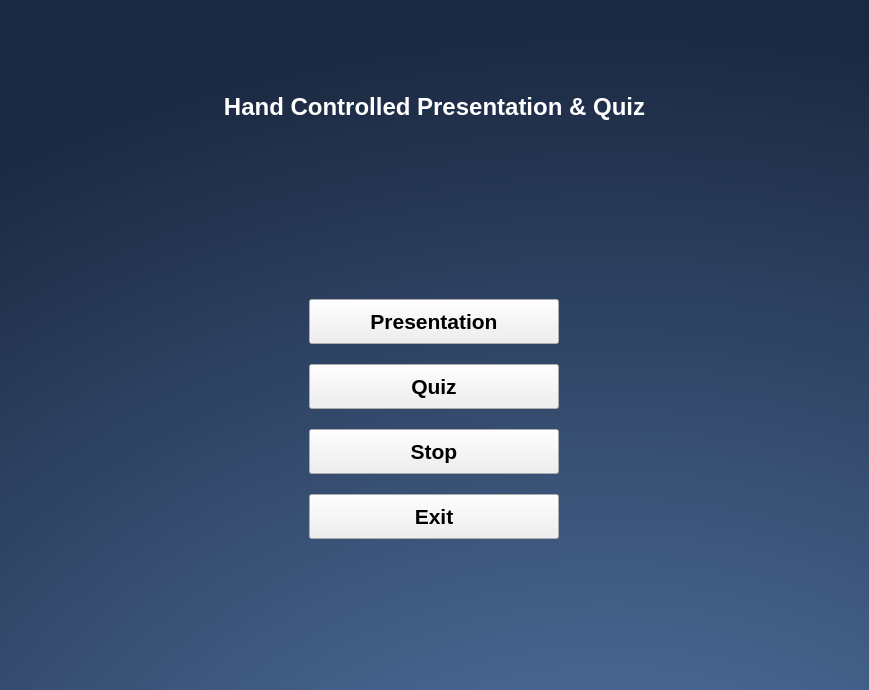
<?xml version="1.0" encoding="UTF-8"?>
<ui version="4.0">
 <class>Form</class>
 <widget class="QWidget" name="Form">
  <property name="geometry">
   <rect>
    <x>0</x>
    <y>0</y>
    <width>869</width>
    <height>690</height>
   </rect>
  </property>
  <property name="windowTitle">
   <string>Form</string>
  </property>
  <property name="styleSheet">
   <string notr="true">QWidget#Form {
background: QRadialGradient(cx: 0.7, cy: 1.4, fx: 0.7, fy: 1.4, radius: 1.35, stop: 0 #597fb0, stop: 1 #1c2942);
color: rgb(0, 0, 0);
}</string>
  </property>
  <layout class="QVBoxLayout" name="verticalLayout">
   <property name="leftMargin">
    <number>0</number>
   </property>
   <property name="topMargin">
    <number>0</number>
   </property>
   <property name="rightMargin">
    <number>0</number>
   </property>
   <property name="bottomMargin">
    <number>0</number>
   </property>
   <item>
    <layout class="QGridLayout" name="gridLayout">
     <item row="0" column="1">
      <spacer name="verticalSpacer_4">
       <property name="orientation">
        <enum>Qt::Vertical</enum>
       </property>
       <property name="sizeHint" stdset="0">
        <size>
         <width>20</width>
         <height>40</height>
        </size>
       </property>
      </spacer>
     </item>
     <item row="1" column="0" colspan="2">
      <widget class="QLabel" name="label_2">
       <property name="sizePolicy">
        <sizepolicy hsizetype="Preferred" vsizetype="Preferred">
         <horstretch>0</horstretch>
         <verstretch>0</verstretch>
        </sizepolicy>
       </property>
       <property name="font">
        <font>
         <family>Helvetica</family>
         <pointsize>18</pointsize>
         <weight>75</weight>
         <bold>true</bold>
        </font>
       </property>
       <property name="styleSheet">
        <string notr="true">color: #ffffff;</string>
       </property>
       <property name="text">
        <string>Hand Controlled Presentation &amp; Quiz</string>
       </property>
       <property name="alignment">
        <set>Qt::AlignCenter</set>
       </property>
      </widget>
     </item>
     <item row="2" column="0" colspan="2">
      <widget class="QLabel" name="label">
       <property name="text">
        <string/>
       </property>
      </widget>
     </item>
     <item row="0" column="0">
      <spacer name="verticalSpacer_3">
       <property name="orientation">
        <enum>Qt::Vertical</enum>
       </property>
       <property name="sizeHint" stdset="0">
        <size>
         <width>20</width>
         <height>40</height>
        </size>
       </property>
      </spacer>
     </item>
    </layout>
   </item>
   <item>
    <spacer name="verticalSpacer_2">
     <property name="orientation">
      <enum>Qt::Vertical</enum>
     </property>
     <property name="sizeHint" stdset="0">
      <size>
       <width>20</width>
       <height>40</height>
      </size>
     </property>
    </spacer>
   </item>
   <item>
    <layout class="QGridLayout" name="gridLayout_7">
     <property name="leftMargin">
      <number>100</number>
     </property>
     <property name="topMargin">
      <number>10</number>
     </property>
     <property name="rightMargin">
      <number>100</number>
     </property>
     <property name="bottomMargin">
      <number>10</number>
     </property>
     <property name="horizontalSpacing">
      <number>0</number>
     </property>
     <property name="verticalSpacing">
      <number>20</number>
     </property>
     <item row="2" column="0">
      <widget class="QPushButton" name="pushButton_3">
       <property name="minimumSize">
        <size>
         <width>0</width>
         <height>45</height>
        </size>
       </property>
       <property name="maximumSize">
        <size>
         <width>250</width>
         <height>60</height>
        </size>
       </property>
       <property name="font">
        <font>
         <family>Helvetica</family>
         <pointsize>16</pointsize>
         <weight>75</weight>
         <bold>true</bold>
        </font>
       </property>
       <property name="text">
        <string>Stop</string>
       </property>
      </widget>
     </item>
     <item row="0" column="0">
      <widget class="QPushButton" name="pushButton">
       <property name="minimumSize">
        <size>
         <width>0</width>
         <height>45</height>
        </size>
       </property>
       <property name="maximumSize">
        <size>
         <width>250</width>
         <height>60</height>
        </size>
       </property>
       <property name="font">
        <font>
         <family>Helvetica</family>
         <pointsize>16</pointsize>
         <weight>75</weight>
         <bold>true</bold>
         <underline>false</underline>
         <strikeout>false</strikeout>
         <stylestrategy>PreferDefault</stylestrategy>
        </font>
       </property>
       <property name="cursor">
        <cursorShape>ArrowCursor</cursorShape>
       </property>
       <property name="mouseTracking">
        <bool>false</bool>
       </property>
       <property name="text">
        <string>Presentation</string>
       </property>
      </widget>
     </item>
     <item row="3" column="0">
      <widget class="QPushButton" name="pushButton_4">
       <property name="minimumSize">
        <size>
         <width>0</width>
         <height>45</height>
        </size>
       </property>
       <property name="maximumSize">
        <size>
         <width>250</width>
         <height>60</height>
        </size>
       </property>
       <property name="font">
        <font>
         <family>Helvetica</family>
         <pointsize>16</pointsize>
         <weight>75</weight>
         <bold>true</bold>
        </font>
       </property>
       <property name="text">
        <string>Exit</string>
       </property>
      </widget>
     </item>
     <item row="1" column="0">
      <widget class="QPushButton" name="pushButton_2">
       <property name="minimumSize">
        <size>
         <width>0</width>
         <height>45</height>
        </size>
       </property>
       <property name="maximumSize">
        <size>
         <width>250</width>
         <height>60</height>
        </size>
       </property>
       <property name="font">
        <font>
         <family>Helvetica</family>
         <pointsize>16</pointsize>
         <weight>75</weight>
         <italic>false</italic>
         <bold>true</bold>
         <kerning>true</kerning>
        </font>
       </property>
       <property name="text">
        <string>Quiz</string>
       </property>
      </widget>
     </item>
    </layout>
   </item>
   <item>
    <layout class="QGridLayout" name="gridLayout_3">
     <item row="0" column="0">
      <spacer name="verticalSpacer">
       <property name="orientation">
        <enum>Qt::Vertical</enum>
       </property>
       <property name="sizeHint" stdset="0">
        <size>
         <width>20</width>
         <height>20</height>
        </size>
       </property>
      </spacer>
     </item>
    </layout>
   </item>
  </layout>
 </widget>
 <resources/>
 <connections/>
</ui>
